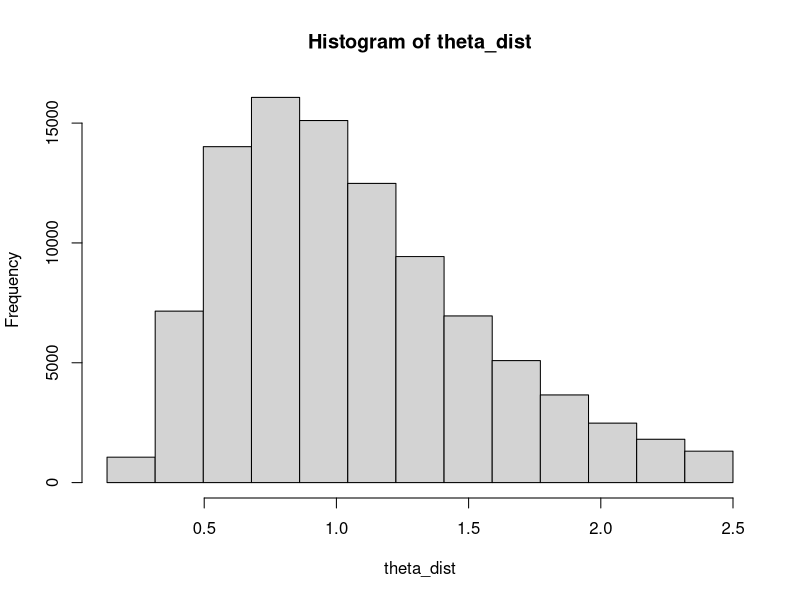

The R source for this figure: (Note: a time limit stopped this script after it produced the figure.)
library(tidyverse)

sizex = 50 #size of the state grid
sizez = 4  #size of the shock grid
T=50 #time horizon for backward induction

cshape=1.3 #cost shaping parameter
delta=.96

r=0.8
K=1000

small=K/100
p=5
c=250

#Environmental parameters
mean_theta=0
mean_eps=0
sigma_theta=0.5
sigma_eps=0.2

#### HCR control ####
hcr="two"

#### Payouts and Premiums parameters ####
insurance=1 #use insurance 1, 0 no insurance
gamma=250
coverage=.75
findNearest<-function(x,y){
  index<-which.min(abs(x-y))
  return(index)
}




#### Set up state grid ####
xgrid = seq(small,K,length.out=sizex)

#### Set up shock grid ####
#eps_list<-c(-.1,0)
#theta_list<-c(.5,-.1)
#d=c(theta_list,eps_list)
#z_list=split(d,ceiling(seq_along(d)/2))

#z_grid=c(0.4,0.6)

n_z=13
n_sims=100000

set.seed(42)

#Get distribution and bins of
theta_raw<-rlnorm(n_sims,mean=mean_theta,sd=sigma_theta)
theta_dist<-theta_raw[which(theta_raw<2.5)]

thetahist<-hist(theta_dist,breaks=seq(min(theta_dist),max(theta_dist),l=n_z+1))
## Make bins classification
bins=theta_dist
for(k in 2:length(thetahist$breaks)){
  index=which(theta_dist>thetahist$breaks[k-1]&theta_dist<=thetahist$breaks[k])
  bins[index]=k-1
}

theta_df<-data.frame(theta_dist=theta_dist,bins=bins)

means<- theta_df %>% 
  group_by(bins) %>% 
  summarize(mean=mean(theta_dist))

#elminate first observation
means=means[-1,]
theta_prop=thetahist$counts/n_sims
theta_val=means$mean

# Use distribution to get insurance parameters
trigger_index=findNearest(coverage,theta_val)
trigger=theta_val[trigger_index]
trigger_prop=sum(theta_prop[1:trigger_index])


#### Optimization functions ####
harvest <- function(f, biomass, theta){
  if(hcr == "one"){
    #1)Harvest set to according to pre-shock biomass
    harvest = f * biomass
  }else if(hcr == "two"){ 
    #2)estimate of post-shock biomass (no epsilon or beta)
    harvest = f * biomass * theta
  }else if(hcr == "three"){ 
    #3)perfect knowledge of post-shcok biomass (w/epsilon and beta)
    #harvest = f * biomass * (beta * exp((theta - sigma_theta^2/2))+(1-beta)*exp(epsilon - sigma_eps^2/2))
  }
  
  return(harvest)
}

#Growth function
growth = function(b,f,theta)
{
  
  escapement=b*theta-harvest(f=f,biomass=b,theta = theta)
  
  if(escapement>K){
    bnext=K
  }else if(escapement<0){
    bnext=small
  }  else{
    
    bnext = escapement + r*escapement*(1-escapement/K)
  }
  
  return(bnext)
}



pi = function(f,b,theta)
{
  
  #Make Calculations with insurance, insurance defined globally in param space
  if(insurance==1){
    if(theta<=trigger){ #check if we payout, note: constant payment for now so premium and payout easy to calculate
      payout=gamma
    }else{
      payout=0
    }
    
    premium=gamma*trigger_prop
    profit=(p*harvest(f=f,biomass=b,theta = theta))-(c*(f^cshape))+payout-premium
  }else{
    
    profit = (p*harvest(f=f,biomass=b,theta = theta))-(c*(f^cshape))
  }
  
  return(profit)
}

Payoff = function(f,b,theta,V)
{
  #xnext = max(small,f(h,x))
  xnext = growth(b,f,theta)
  
  sp_store<-vector(mode="numeric",length=ncol(V))
  
  
  for(n in 1:ncol(V)){
    
    temp<-spline(x=xgrid,y=V[,n],xout=xnext,method="natural")
    sp_store[n]<-temp$y
    
    
  }
  
  Vfuture=delta*sp_store*theta_prop
  #Discounts and add shock probability weights for all splined future Vs
  temp_prof=pi(f,b,theta)
  
  if(temp_prof<=1){
    utility=0
  } else{
    utility=-(log(temp_prof+250)+sum(Vfuture))
  }
  
  #browser()
  return(utility)
}

DFall = data.frame()
Vnext = matrix(ncol = length(theta_prop),nrow =sizex)
V = matrix(0,ncol=length(theta_prop),nrow=sizex)
pol_converged=matrix(0,nrow=sizex,ncol = length(theta_prop)) #Harvest Policy function
polnow=matrix(0,nrow=sizex,ncol = length(theta_prop))

step=1
error="False"
tol=0.001

while(error=="False"){
  t=step
  print(t)
  #Loop over shocks space
  for(j in 1:length(theta_prop)){
    
    temptheta=theta_val[j]
    
    
    for(i in 1:length(xgrid)){
      b=xgrid[i]
      guess=0.1
      low=.0001
      high= 1
      output = optim(par=guess,fn=Payoff,lower=low,upper=high,b=b,V=V,theta=temptheta,method='L-BFGS-B')
      fstar = output$par
      Vstar = -output$value
      Vnext[i,j]=Vstar
      DFnow = data.frame(time=t,b=b,fstar=fstar,Vstar=Vstar,theta=temptheta)
      DFall = bind_rows(DFall,DFnow)
      polnow[i,j]=fstar
    }
  }
  
  #Check if errors reach tolerance for policy function convergence
  comp<-abs(polnow-pol_converged)
  error_vec<-colMeans(comp)
  
  
  if(sum(error_vec<tol)==length(error_vec) & step>10){
    error="True"
  }else{
    error="False"
  }
  
  step=step+1
  #browser()
  V=Vnext
  pol_converged=polnow
  
  
  #Check to make sure we stop eventually
  if(step==400){
    print('Maximum number of iterations (400) reached.')
    break
  }
}



ins_pol_conv<-DFall %>% 
  filter(time==max(DFall$time)) %>% 
  group_by(b) %>% 
  summarize(pol_opt=mean(fstar))

ggplot(rn_pol_conv,aes(x=b,y=pol_opt))+
  geom_line(aes(color='Risk Neutral'),linewidth=3)+
  geom_line(data=ins_pol_conv,aes(x=b,y=pol_opt,color='Insurance'),linewidth=3)+
  geom_line(data=noi_pol_conv,aes(x=b,y=pol_opt,color='Risk Averse'),linewidth=3)+
  scale_color_manual(name="Risk Preferences",values=c('Risk Averse'="blue",'Insurance'="red",'Risk Neutral'="forestgreen"))+
  theme_minimal()+
  labs(y='Optimal Harvest',x='biomass')


combo_df<-cbind(rn_pol_conv,ins_pol_conv$pol_opt,noi_pol_conv$pol_opt)

colnames(combo_df)<-c("b","neutral","insurance","averse")

combo_df_long<-pivot_longer(combo_df,cols=!b,names_to="model",values_to = "f_opt")

combo_df_long[1:3,3]<-0

ggplot(combo_df_long,aes(x=b,y=f_opt,color=model))+
  geom_line(linewidth=1.5)+
  scale_color_manual(name="Risk Preferences",labels=c("Risk Neutral","Insurance","Risk Averse"),values=c("blue","red","forestgreen"))+
  theme_classic()+
  labs(y='Optimal Harvest',x='Biomass')
